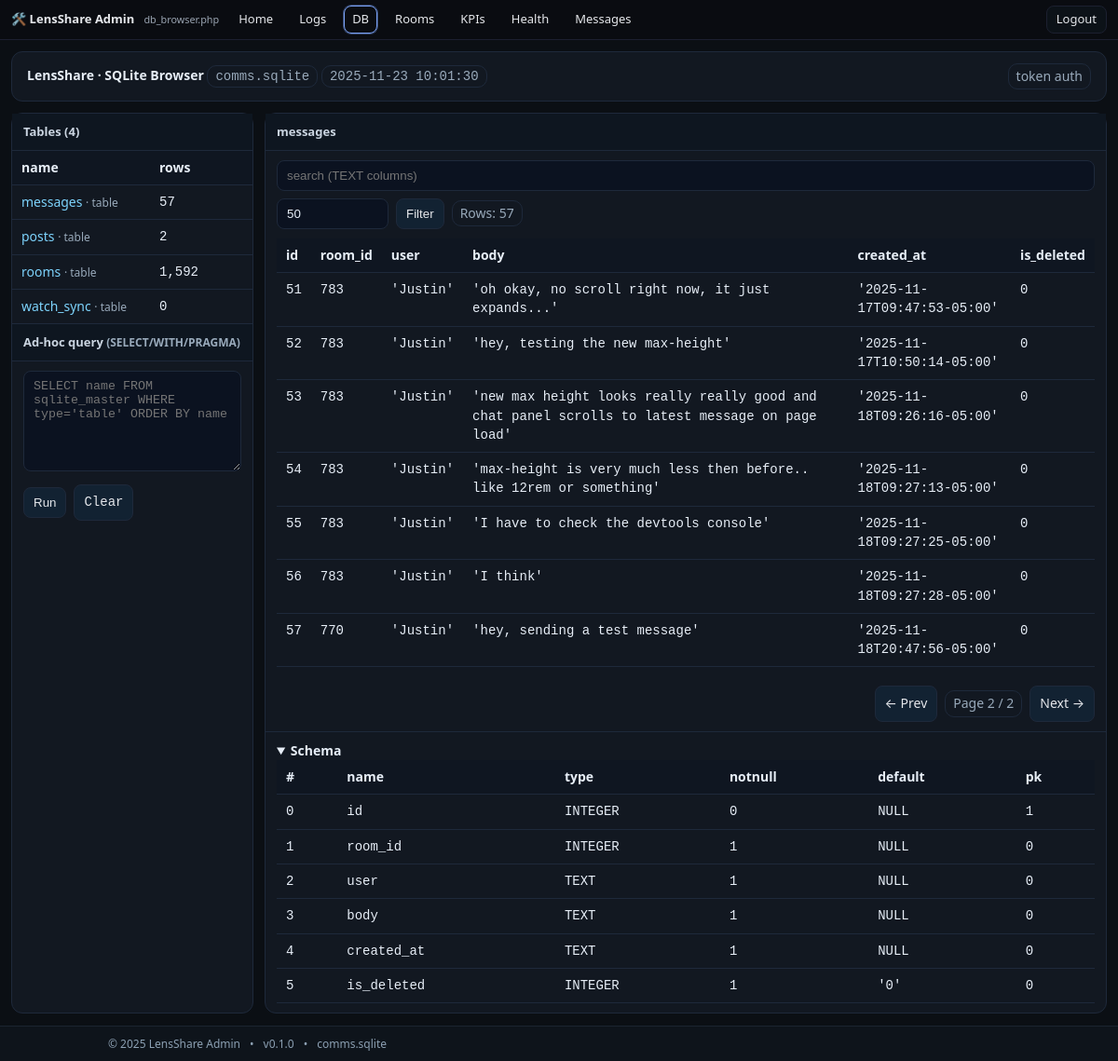
Screenshot of /comms/admin/db_browser.php?token=ajay-7c9f4f2f3a&table=messages&page=2 (signed in) with the database file from the repository.
### tables this page shows
CREATE TABLE messages (
       id INTEGER PRIMARY KEY AUTOINCREMENT,
       room_id INTEGER NOT NULL,
       user TEXT NOT NULL,
       body TEXT NOT NULL,
       created_at TEXT NOT NULL, is_deleted INTEGER NOT NULL DEFAULT 0,
       FOREIGN KEY(room_id) REFERENCES rooms(id) ON DELETE CASCADE
     );

### comms/config.php (called while the page is built, shortened)
<?php
$brand = [
  'name'        => 'LensShare',
  'slug'        => 'lensshare',
  'brand_emoji' => '🙂💬',
  'chat_emoji'  => '🌈',
  'tagline'     => 'Publishing + Messages',
  'favicon'     => '/favicon.svg',
];

### comms/admin/db_browser.php (the view, shortened to what this page needs)
<?php
require_once __DIR__ . '/../config.php';
function h($s){ return htmlspecialchars((string)$s, ENT_QUOTES | ENT_SUBSTITUTE, 'UTF-8'); }
$pdo = new PDO('sqlite:' . DB_PATH, null, null, [
  PDO::ATTR_ERRMODE => PDO::ERRMODE_EXCEPTION,
  PDO::ATTR_DEFAULT_FETCH_MODE => PDO::FETCH_ASSOC,
  PDO::ATTR_EMULATE_PREPARES => false,
]);
$pdo->query('PRAGMA foreign_keys=ON');
$pdo->query('PRAGMA busy_timeout=2000');
$PAGE_SIZE_DEFAULT = 50; $PAGE_SIZE_MAX = 500;
$table    = isset($_GET['table']) ? preg_replace('/[^\w.]/','', $_GET['table']) : '';
$page     = max(1, (int)($_GET['page'] ?? 1));
$pagesize = min($PAGE_SIZE_MAX, max(1, (int)($_GET['pagesize'] ?? $PAGE_SIZE_DEFAULT)));
$offset   = ($page-1)*$pagesize;
$sqlFree  = trim((string)($_GET['sql'] ?? ''));
function preserve($extra = []){
  $keep = ['token','table','q','pagesize','page'];
  $out = [];
  foreach ($keep as $k) if (isset($_GET[$k])) $out[$k] = $_GET[$k];
  foreach ($extra as $k=>$v) $out[$k] = $v;
  return '?' . http_build_query($out);
}
$tables = $pdo->query("SELECT name, type FROM sqlite_master WHERE type IN ('table','view') AND name NOT LIKE 'sqlite_%' ORDER BY name")->fetchAll();
$counts = [];
foreach ($tables as $t) {
  try { $counts[$t['name']] = (int)$pdo->query("SELECT COUNT(*) FROM \"{$t['name']}\"")->fetchColumn(); }
  catch(Throwable $e){ $counts[$t['name']] = null; }
}
$schema = []; $indexes = [];
$rows = []; $cols = []; $rowCount = null;
if ($table !== '') {
  try {
    $schema  = $pdo->query("PRAGMA table_info(\"$table\")")->fetchAll();
    $rowCount = (int)$pdo->query("SELECT COUNT(*) FROM \"$table\"")->fetchColumn();
    $where=''; $params=[];
    $sql = "SELECT * FROM \"$table\" $where LIMIT :lim OFFSET :off";
    $stmt = $pdo->prepare($sql);
    $stmt->bindValue(':lim',$pagesize,PDO::PARAM_INT);
    $stmt->bindValue(':off',$offset,PDO::PARAM_INT);
    $stmt->execute();
    $rows = $stmt->fetchAll();
    if ($rows) $cols = array_keys($rows[0]);
  } catch(Throwable $e){
    $rows=[]; $schema=[]; $indexes=[]; $rowCount=null;
  }
}
$now = date('Y-m-d H:i:s');
?>
<!doctype html>
<html>
<head>
</head>
<body>
<div class="page">
<?php
require_once __DIR__ . '/_topnav_admin.php';
?>
<div class="wrap">
  <div class="card header">
    <div>
      <strong><?= $brand['name'] ?> · SQLite Browser</strong>
      <span class="badge mono"><?=h(basename(DB_PATH))?></span>
      <span class="badge mono"><?=h($now)?></span>
    </div>
    <div class="badge">token auth</div>
  </div>
  <div class="grid">
    <div class="panel">
      <h3>Tables (<?=count($tables)?>)</h3>
      <div class="section list" style="padding:0">
        <table>
          <thead><tr><th>name</th><th style="width:110px">rows</th></tr></thead>
          <tbody>
          <?php foreach($tables as $t): ?>
            <tr>
              <td>
                <a href="<?=h(preserve(['table'=>$t['name'],'page'=>1]))?>"><?=h($t['name'])?></a>
                <span class="note"> · <?=h($t['type'])?></span>
              </td>
              <td class="mono"><?= isset($counts[$t['name']]) ? number_format((int)$counts[$t['name']]) : '—' ?></td>
            </tr>
          <?php endforeach; ?>
          </tbody>
        </table>
      </div>
      <h3>Ad-hoc query <span class="note">(SELECT/WITH/PRAGMA)</span></h3>
      <div class="section">
        <form method="get" class="mono">
          <textarea class="input" name="sql" rows="6" placeholder="SELECT name FROM sqlite_master WHERE type='table' ORDER BY name"><?=h($sqlFree)?></textarea>
          <div style="display:flex;gap:8px;align-items:center;margin-top:8px">
            <button class="btn" type="submit">Run</button>
            <a class="btn" href="<?=h(preserve(['sql'=>null]))?>">Clear</a>
          </div>
        </form>
      </div>
    </div>
    <div class="panel right-panel">
      <?php if ($table===''): ?>
        <h3>Viewer</h3>
        <div class="section note">Select a table on the left to browse rows and schema.</div>
      <?php else: ?>
        <h3><?=h($table)?></h3>
        <div class="section" style="padding-bottom:0">
          <form method="get" style="display:flex;gap:8px;flex-wrap:wrap;align-items:center">
            <input class="input" type="text" name="q" value="<?=h($q)?>" placeholder="search (TEXT columns)">
            <input class="input" style="max-width:120px" type="number" min="1" name="pagesize" value="<?=h($pagesize)?>" title="rows per page">
            <button class="btn" type="submit">Filter</button>
            <?php if ($rowCount!==null): ?><span class="badge">Rows: <?=number_format($rowCount)?></span><?php endif; ?>
          </form>
        </div>
        <div class="section" style="overflow:auto; max-height:55vh">
          <table>
            <thead><tr><?php foreach($cols as $c) echo '<th>'.h($c).'</th>'; ?></tr></thead>
            <tbody>
            <?php foreach($rows as $r): ?>
              <tr><?php foreach($cols as $c): ?><td class="mono"><?=h(var_export($r[$c], true))?></td><?php endforeach; ?></tr>
            <?php endforeach; ?>
            </tbody>
          </table>
        </div>
        <?php
          $maxPage = $rowCount ? max(1, (int)ceil($rowCount / $pagesize)) : $page;
          $qs = function($p){ return preserve(['page'=>$p]); };
        ?>
        <div class="section" style="display:flex;gap:8px;justify-content:flex-end;align-items:center">
          <a class="btn" href="<?=h($qs(max(1,$page-1)))?>">&larr; Prev</a>
          <span class="badge">Page <?=h($page)?> / <?=h($maxPage)?></span>
          <a class="btn" href="<?=h($qs(min($maxPage,$page+1)))?>">Next &rarr;</a>
        </div>
        <div class="section" style="border-top:1px solid var(--border)">
          <details open>
            <summary><strong>Schema</strong></summary>
            <div style="overflow:auto">
              <table>
                <thead><tr><th>#</th><th>name</th><th>type</th><th>notnull</th><th>default</th><th>pk</th></tr></thead>
                <tbody>
                <?php foreach($schema as $c): ?>
                  <tr>
                    <td class="mono"><?=h($c['cid'])?></td>
                    <td class="mono"><?=h($c['name'])?></td>
                    <td class="mono"><?=h($c['type'])?></td>
                    <td class="mono"><?= (int)$c['notnull'] ? '1' : '0' ?></td>
                    <td class="mono"><?=h(var_export($c['dflt_value'], true))?></td>
                    <td class="mono"><?= (int)$c['pk'] ? '1' : '0' ?></td>
                  </tr>
                <?php endforeach; ?>
                </tbody>
              </table>
            </div>
          </details>
        </div>
      <?php endif; ?>
    </div>
  </div>
</div>
<?php require __DIR__ . '/_footer_admin.php'; ?>
</div>
</body>
</html>

### comms/admin/db_browser.php (style rules this page uses)
:root { --bg:#0b0f14; --ink:#e7eef7; --mut:#9ab; --panel:#121821; --border:#1e293b; --chip:#1c2430; --acc:#7dd3fc; }
* { box-sizing:border-box }
body { margin:0;background:var(--bg);color:var(--ink);font:14px/1.45 system-ui,-apple-system,Segoe UI,Roboto }
html, body { height: 100%; }
.page { min-height: 100vh; display: flex; flex-direction: column; }
a { color:var(--acc);text-decoration:none }
.wrap { max-width:1200px;margin:0 auto;padding:12px }
.card { background:var(--panel);border:1px solid var(--border);border-radius:12px;overflow:hidden;margin-bottom:12px }
.header { display:flex;flex-wrap:wrap;gap:8px;align-items:center;justify-content:space-between;padding:12px 16px;border-bottom:1px solid var(--border) }
.badge { border:1px solid var(--border);padding:3px 8px;border-radius:10px;color:var(--mut) }
.grid { display:grid;grid-template-columns:260px 1fr;gap:12px }
.panel { background:var(--panel);border:1px solid var(--border);border-radius:12px }
.panel h3 { margin:0;padding:10px 12px;border-bottom:1px solid var(--border);background:#0e1620;font-size:13px;color:#cbd5e1 }
.section { padding:10px 12px }
table { width:100%;border-collapse:collapse }
th,td { border-bottom:1px solid var(--border);padding:8px 10px;text-align:left;vertical-align:top }
th { background:#0f1621;position:sticky;top:0 }
.input, textarea.input { padding:8px 10px;border:1px solid var(--border);border-radius:8px;background:#0b1220;color:var(--ink);width:100% }
.btn { padding:8px 10px;border:1px solid var(--border);border-radius:8px;background:#122232;color:#e5e7eb;cursor:pointer }
.note { color:var(--mut);font-size:12px }
.mono { font-family:ui-monospace,SFMono-Regular,Consolas,monospace }
.list { max-height:70vh;overflow:auto }
html, body { overflow-x: hidden; }
.panel { min-width: 0; }

### rows the page displays
messages: id "51", room "783", user "'Justin'", body "'oh okay, no scroll right now, it just expands...'", created_at "'2025-11-17T09:47:53-05:00'", is_deleted "0"
messages: id "52", room "783", user "'Justin'", body "'hey, testing the new max-height'", created_at "'2025-11-17T10:50:14-05:00'", is_deleted "0"
messages: id "53", room "783", user "'Justin'", body "'new max height looks really really good and chat panel scrolls to latest message on page load'", created_at "'2025-11-18T09:26:16-05:00'", is_deleted "0"
messages: id "54", room "783", user "'Justin'", body "'max-height is very much less then before.. like 12rem or something'", created_at "'2025-11-18T09:27:13-05:00'", is_deleted "0"
messages: id "55", room "783", user "'Justin'", body "'I have to check the devtools console'", created_at "'2025-11-18T09:27:25-05:00'", is_deleted "0"
messages: id "56", room "783", user "'Justin'", body "'I think'", created_at "'2025-11-18T09:27:28-05:00'", is_deleted "0"
messages: id "57", room "770", user "'Justin'", body "'hey, sending a test message'", created_at "'2025-11-18T20:47:56-05:00'", is_deleted "0"

### other values shown
$navBrand "LensShare Admin"
basename($self) "db_browser.php"
$label "Home Logs DB Rooms KPIs Health Messages"
$brand['name'] "LensShare"
basename(DB_PATH) "comms.sqlite"
count($tables) "4"
$t['name'] "messages"
$t['type'] "table"
$counts[$t['name']] "57"
$t['name'] "posts"
$counts[$t['name']] "2"
$t['name'] "rooms"
$counts[$t['name']] "1,592"
$t['name'] "watch_sync"
$counts[$t['name']] "0"
